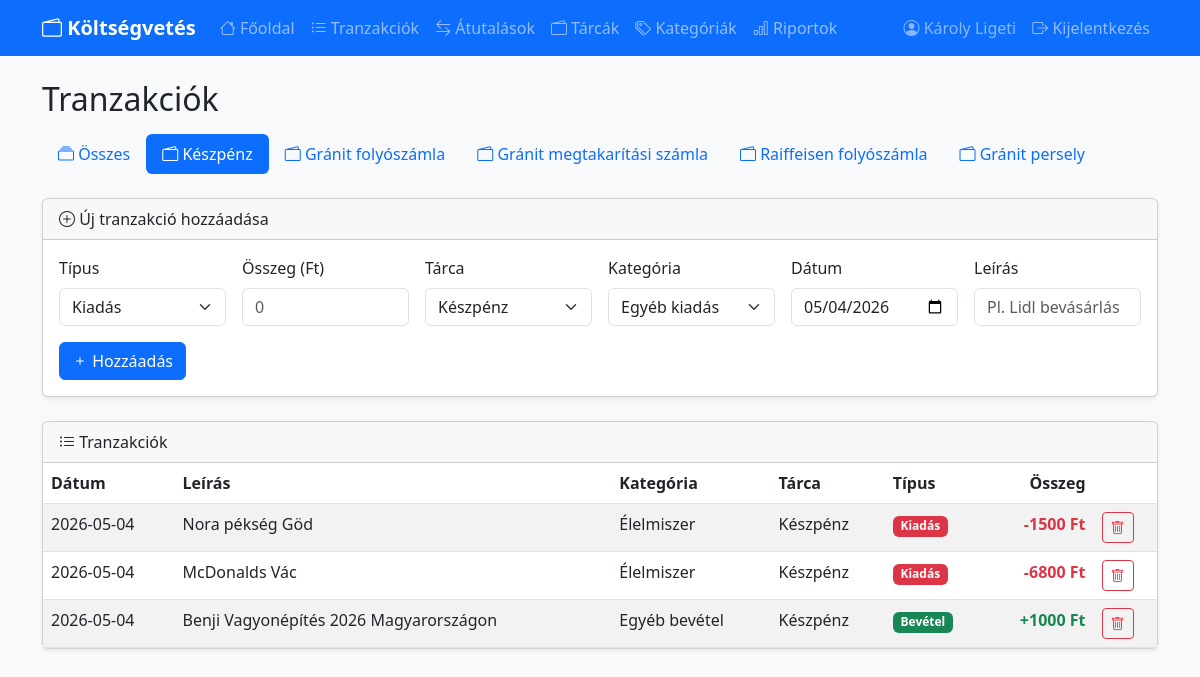
The app's page /transactions?wallet=1 (signed in) with its own data.
### tables this page shows
CREATE TABLE users (
            id INTEGER PRIMARY KEY AUTOINCREMENT,
            google_id TEXT UNIQUE NOT NULL,
            name TEXT,
            email TEXT
        );

CREATE TABLE wallets (
        id INTEGER PRIMARY KEY AUTOINCREMENT,
        name TEXT NOT NULL,
        description TEXT);

CREATE TABLE transactions (
            id INTEGER PRIMARY KEY AUTOINCREMENT,
            amount REAL NOT NULL,
            description TEXT,
            category_id INTEGER,
            type TEXT NOT NULL CHECK(type IN ('income', 'expense')),
            date TEXT NOT NULL, wallet_id INTEGER REFERENCES wallets(id),
            FOREIGN KEY (category_id) REFERENCES categories(id)
        );

CREATE TABLE categories (
            id INTEGER PRIMARY KEY AUTOINCREMENT,
            name TEXT NOT NULL,
            type TEXT NOT NULL CHECK(type IN ('income', 'expense'))
        );

### main.py (the view, shortened to what this page needs)
@app.route('/transactions', methods=['GET', 'POST'])
@login_required
def transactions():
    conn = get_db()
    wallets = conn.execute("SELECT * FROM wallets ORDER BY id").fetchall()
    active = get_active_wallet(wallets)
    if active == 'all':
        all_transactions = conn.execute('''
            SELECT t.*, c.name as category_name, w.name as wallet_name
            FROM transactions t
            LEFT JOIN categories c ON t.category_id = c.id
            LEFT JOIN wallets w ON t.wallet_id = w.id
            ORDER BY t.date DESC''').fetchall()
    else:
        all_transactions = conn.execute('''
            SELECT t.*, c.name as category_name, w.name as wallet_name
            FROM transactions t
            LEFT JOIN categories c ON t.category_id = c.id
            LEFT JOIN wallets w ON t.wallet_id = w.id
            WHERE t.wallet_id = ?
            ORDER BY t.date DESC''', (active,)).fetchall()
    categories = conn.execute("SELECT * FROM categories ORDER BY type, name").fetchall()
    conn.close()
    today = datetime.today().strftime('%Y-%m-%d')
    return render_template('transactions.html',
        transactions=all_transactions, categories=categories, today=today,
        wallets=wallets, active_wallet=active)

### main.py (called while the page is built)
@login_manager.user_loader
def load_user(user_id):
    conn = get_db()
    row = conn.execute("SELECT * FROM users WHERE id=?", (user_id,)).fetchone()
    conn.close()
    if row:
        return User(row["id"], row["name"], row["email"])
    return None

def get_db():
    conn = sqlite3.connect(DATABASE)
    conn.row_factory = sqlite3.Row
    return conn

def get_active_wallet(wallets):
    w = request.args.get('wallet', 'all')
    if w == 'all':
        return 'all'
    try:
        w = int(w)
        if any(wl['id'] == w for wl in wallets):
            return w
    except (ValueError, TypeError):
        pass
    return 'all'

### templates/transactions.html (shortened to what this page needs)
{% extends 'base.html' %}
{% block content %}
<h2 class="mb-3">Tranzakciók</h2>
<ul class="nav nav-pills mb-4">
    <li class="nav-item">
        <a class="nav-link {% if active_wallet == 'all' %}active{% endif %}" href="?wallet=all">
            <i class="bi bi-collection"></i> Összes
        </a>
    </li>
    {% for w in wallets %}
    <li class="nav-item">
        <a class="nav-link {% if active_wallet == w.id %}active{% endif %}" href="?wallet={{ w.id }}">
            <i class="bi bi-wallet2"></i> {{ w.name }}
        </a>
    </li>
    {% endfor %}
</ul>
<div class="card shadow-sm mb-4">
    <div class="card-header"><i class="bi bi-plus-circle"></i> Új tranzakció hozzáadása</div>
    <div class="card-body">
        <form method="POST">
            <div class="row g-3">
                <div class="col-md-2">
                    <label class="form-label">Típus</label>
                    <select name="type" id="type-select" class="form-select" required onchange="filterCategories()">
                        <option value="expense">Kiadás</option>
                    </select>
                </div>
                <div class="col-md-2">
                    <label class="form-label">Összeg (Ft)</label>
                    <input type="number" name="amount" class="form-control" required min="1" placeholder="0">
                </div>
                <div class="col-md-2">
                    <label class="form-label">Tárca</label>
                    <select name="wallet_id" class="form-select" required>
                        {% for w in wallets %}
                        <option value="{{ w.id }}" {% if active_wallet == w.id or (active_wallet == 'all' and loop.first) %}selected{% endif %}>
                            {{ w.name }}
                        </option>
                        {% endfor %}
                    </select>
                </div>
                <div class="col-md-2">
                    <label class="form-label">Kategória</label>
                    <select name="category_id" id="category-select" class="form-select">
                        {% for c in categories %}
                        <option value="{{ c.id }}" data-type="{{ c.type }}">{{ c.name }}</option>
                        {% endfor %}
                    </select>
                </div>
                <div class="col-md-2">
                    <label class="form-label">Dátum</label>
                    <input type="date" name="date" class="form-control" value="{{ today }}" required>
                </div>
                <div class="col-md-2">
                    <label class="form-label">Leírás</label>
                    <input type="text" name="description" class="form-control" placeholder="Pl. Lidl bevásárlás">
                </div>
            </div>
            <div class="mt-3">
                <button type="submit" class="btn btn-primary"><i class="bi bi-plus"></i> Hozzáadás</button>
            </div>
        </form>
    </div>
</div>
<div class="card shadow-sm">
    <div class="card-header"><i class="bi bi-list-ul"></i> Tranzakciók</div>
    <div class="card-body p-0">
        <table class="table table-striped mb-0">
            <thead>
                <tr>
                    <th>Dátum</th>
                    <th>Leírás</th>
                    <th>Kategória</th>
                    <th>Tárca</th>
                    <th>Típus</th>
                    <th class="text-end">Összeg</th>
                    <th></th>
                </tr>
            </thead>
            <tbody>
                {% for t in transactions %}
                <tr>
                    <td>{{ t.date }}</td>
                    <td>{{ t.description or '-' }}</td>
                    <td>{{ t.category_name or '-' }}</td>
                    <td>{{ t.wallet_name or '-' }}</td>
                    <td>
                        <span class="badge {{ 'bg-success' if t.type == 'income' else 'bg-danger' }}">
                            {{ 'Bevétel' if t.type == 'income' else 'Kiadás' }}
                        </span>
                    </td>
                    <td class="text-end fw-bold {{ 'text-success' if t.type == 'income' else 'text-danger' }}">
                        {{ '+' if t.type == 'income' else '-' }}{{ "%.0f"|format(t.amount) }} Ft
                    </td>
                    <td>
                        <a href="/transactions/delete/{{ t.id }}"
                           class="btn btn-sm btn-outline-danger"
                           onclick="return confirm('Biztosan törlöd ezt a tranzakciót?')">
                            <i class="bi bi-trash"></i>
                        </a>
                    </td>
                </tr>
                {% else %}
                <tr><td colspan="7" class="text-center text-muted py-3">Még nincsenek tranzakciók</td></tr>
                {% endfor %}
            </tbody>
        </table>
    </div>
</div>
{% endblock %}

### templates/base.html (shortened to what this page needs)
<!DOCTYPE html>
<html lang="hu">
<head>
    <link href="https://cdn.jsdelivr.net/npm/bootstrap@5.3.0/dist/css/bootstrap.min.css" rel="stylesheet">
    <link href="https://cdn.jsdelivr.net/npm/bootstrap-icons@1.10.0/font/bootstrap-icons.css" rel="stylesheet">
</head>
<body class="bg-light">
    <nav class="navbar navbar-expand-lg navbar-dark bg-primary">
        <div class="container">
            <a class="navbar-brand fw-bold" href="/"><i class="bi bi-wallet2"></i> Költségvetés</a>
            <div class="collapse navbar-collapse" id="navmenu">
                <div class="navbar-nav me-auto">
                    {% if current_user.is_authenticated %}
                    <a class="nav-link" href="/"><i class="bi bi-house"></i> Főoldal</a>
                    <a class="nav-link" href="/transactions"><i class="bi bi-list-ul"></i> Tranzakciók</a>
                    <a class="nav-link" href="/transfers"><i class="bi bi-arrow-left-right"></i> Átutalások</a>
                    <a class="nav-link" href="/wallets"><i class="bi bi-wallet2"></i> Tárcák</a>
                    <a class="nav-link" href="/categories"><i class="bi bi-tags"></i> Kategóriák</a>
                    <a class="nav-link" href="/reports"><i class="bi bi-bar-chart"></i> Riportok</a>
                    {% endif %}
                </div>
                <div class="navbar-nav ms-auto">
                    {% if current_user.is_authenticated %}
                    <span class="nav-link text-white-50"><i class="bi bi-person-circle"></i> {{ current_user.name }}</span>
                    <a class="nav-link" href="/logout"><i class="bi bi-box-arrow-right"></i> Kijelentkezés</a>
                    {% endif %}
                </div>
            </div>
        </div>
    </nav>
    <div class="container mt-4">
        {% block content %}{% endblock %}
    </div>
</body>
</html>

### records on screen
users: name "Károly Ligeti"
wallets: name "Készpénz"
wallets: name "Gránit folyószámla"
wallets: name "Gránit megtakarítási számla"
wallets: name "Raiffeisen folyószámla"
wallets: name "Gránit persely"
transactions: date "2026-05-04", description "Nora pékség Göd", name "Élelmiszer", name "Készpénz", type "Kiadás", type "-", amount "1500"
transactions: date "2026-05-04", description "McDonalds Vác", name "Élelmiszer", name "Készpénz", type "Kiadás", type "-", amount "6800"
transactions: date "2026-05-04", description "Benji Vagyonépítés 2026 Magyarországon", name "Egyéb bevétel", name "Készpénz", type "Bevétel", type "+", amount "1000"

### other values on screen
form field wallet_id "Készpénz"
form field category_id "Egyéb kiadás"
